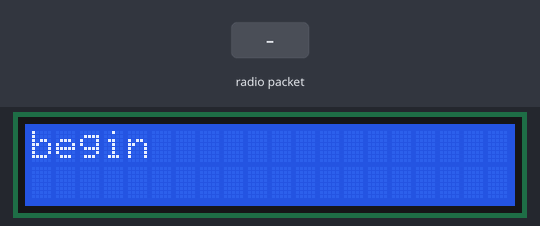
Simulated run of this sketch. Board: Arduino Uno, built with avr-gcc and run on an emulated ATmega328P. On the bench: 20×2 character LCD. The inputs (shaded band) are chosen by the test bench. No radio packets arrive unless stated.

Above: at 1.2 s.
1.3 s: radio packet "1" arrives
At 2.5 s:
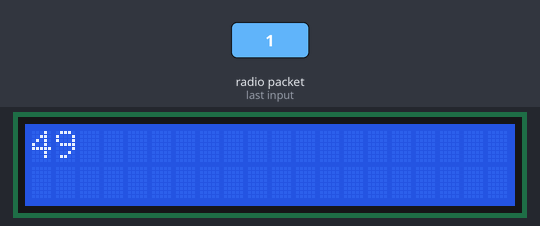
2.8 s: radio packet "0" arrives
4.3 s: radio packet "2" arrives
At 5.0 s:
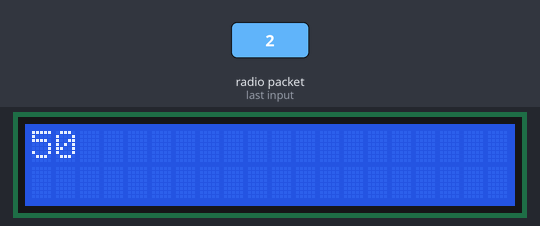
Timing chart, 0 to 7.3 s (numbered marks = the images above; inputs shaded):
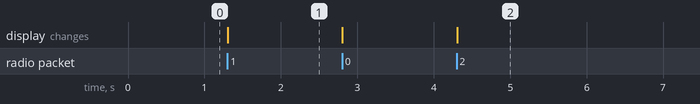

Measured:
- after the input at 1.3 s, the display: changes at once (image 1)
- after the input at 4.3 s, the display: changes at once (image 2)

The sketch:

RadioReciever.ino
```cpp
#include <Wire.h>
#include <LiquidCrystal_I2C.h>
#include <RH_ASK.h>
#include <SPI.h>

LiquidCrystal_I2C lcd(0x27, 2, 1, 0, 4, 5, 6, 7, 3, POSITIVE);

RH_ASK driver;

int data;

void setup()
{
  lcd.begin(20,2);
  lcd.setCursor(0,0);
  lcd.print("begin");

  driver.init();
}

void loop()
{
  uint8_t buf[RH_ASK_MAX_MESSAGE_LEN];
  uint8_t buflen = sizeof(buf);

  if (driver.recv(buf, &buflen)) // Non-blocking
  {
    lcd.setCursor(0,0);
    lcd.print(buf[0]);
    lcd.print("   ");
  }
}
```
